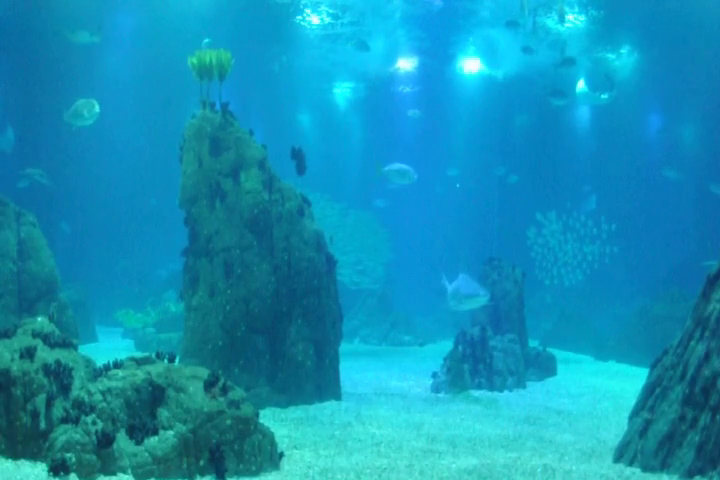
#> input picture frame 22 of src/fishes-web-app/src/videos/interesting-moment-example.mp4, 720 x 480 px, given in place of feeding-v2.mp4, which was not available
$ python optical_flow.py   (older library calls are emulated)
#> lines starting #> are read from the running program, lines starting #| are printed output that depends on the picture; pictures that were not available may be replaced by others from this repository, and a replacement may not be noted
import itertools

import cv2
import matplotlib.pyplot as plt
import numpy as np
import seaborn

from trajectory_features.trajectory_feature_extraction import TrajectoryFeatureExtraction, exponential_weights
from feeding.utils import ErrorTracker, extract_feeding_warnings, _get_predicted_class, _get_true_class


def define_optical_points(region, nr_points):
    # grid coordinates
    x_values = np.linspace(region[0][0], region[0][1], nr_points[0] + 2)[1:-1]
    y_values = np.linspace(region[1][0], region[1][1], nr_points[1] + 2)[1:-1]

    # put in the right shape
    points_coords = [[[x, y]] for x in x_values for y in y_values]
    return np.array(points_coords).astype(np.float32)


def calculate_motion_vectors(frame1, frame2, coordinates, resolution):
    # resize
    frame1_resized = cv2.resize(frame1, resolution)
    frame2_resized = cv2.resize(frame2, resolution)

    # gray frames
    frame1_gray = cv2.cvtColor(frame1_resized, cv2.COLOR_BGR2GRAY)
    frame2_gray = cv2.cvtColor(frame2_resized, cv2.COLOR_BGR2GRAY)

    # optical flow
    predicted_points, found, err = cv2.calcOpticalFlowPyrLK(frame1_gray, frame2_gray,
                                                            coordinates, None)

    # calculate motion vectors
    vectors = np.zeros((len(coordinates), 2))
    for i in range(len(coordinates)):
        if found[i] == 1:
            p0 = coordinates[i]
            p1 = predicted_points[i]
            vectors[i] = p1 - p0
        else:
            vectors[i] = [np.nan, np.nan]

    return vectors, found


def calculate_average_magnitude(vectors):
    # calculate magnitudes of each vector
    magnitudes = np.linalg.norm(vectors, axis=1)
    magnitudes_rmv_nans = magnitudes[np.logical_not(np.isnan(magnitudes))]
    return magnitudes, np.average(magnitudes_rmv_nans)


# [17 lines left out: function draw_vectors_frame, not called in this run]


def average_magnitude_timeseries(video_capture, region, nr_points, resolution):
    # initial state
#> called with nr_points = (30, 15), resolution = (1280, 720)
    total_frames = int(video_capture.get(cv2.CAP_PROP_FRAME_COUNT))
    optical_points = define_optical_points(region, nr_points)
    _, previous_frame = video_capture.read()
#> previous_frame is the input picture: shape (480, 720, 3); mean B, G, R 182.6, 146.9, 17.6
    time_series = np.empty((total_frames-1,))

    # process video
    for i in itertools.count():
        print("processing frame ", i)
        # read frame
        _, current_frame = video_capture.read()
        if current_frame is None:
            break

        # optical flow
        vectors, _ = calculate_motion_vectors(previous_frame, current_frame,
                                              optical_points, resolution)
        _, average_magnitude = calculate_average_magnitude(vectors)

        # update status
        time_series[i] = average_magnitude
        previous_frame = current_frame
#> this loop made 30 passes
#> average_magnitude on passes 1 to 12: 2.02, 2.05, 2.43, 1.84, 2.1, 2.32, 3.97, 2.59, 2.04, 1.63, 2.95, 1.91
#> pass 1, in calculate_motion_vectors, `frame1_resized = cv2.resize(frame1, resolution)`:
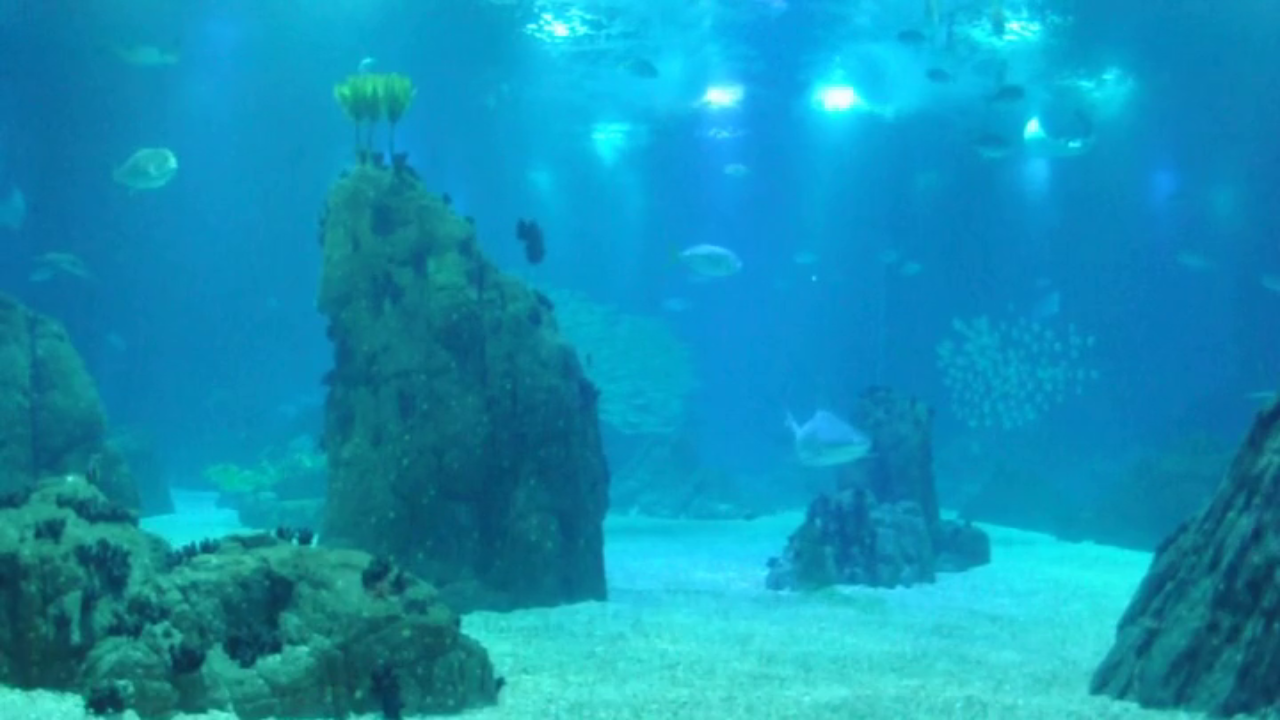
#> frame1_resized: shape (720, 1280, 3); mean B, G, R 182.5, 146.9, 17.5
#> pass 1, in calculate_motion_vectors, `frame1_gray = cv2.cvtColor(frame1_resized, cv2.COLOR_BGR2GRAY)`:
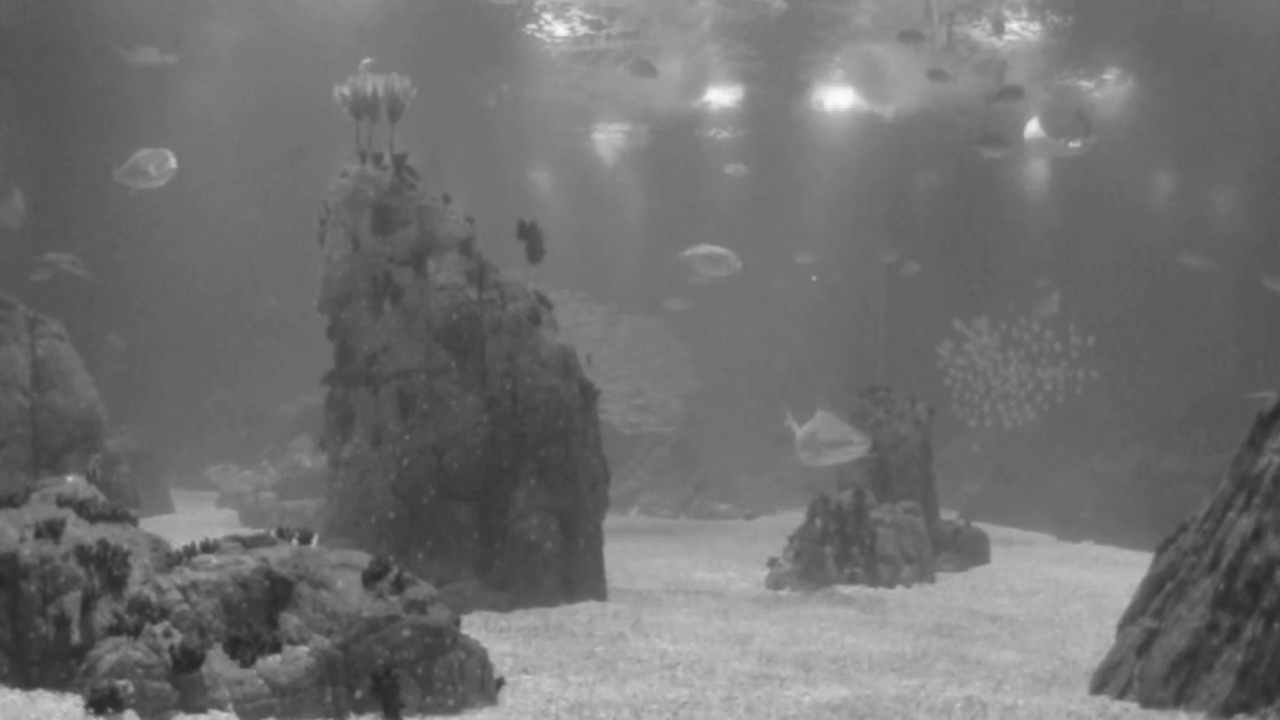
#> frame1_gray: shape (720, 1280); min 37, max 251, mean 112.2
#> after the loop:
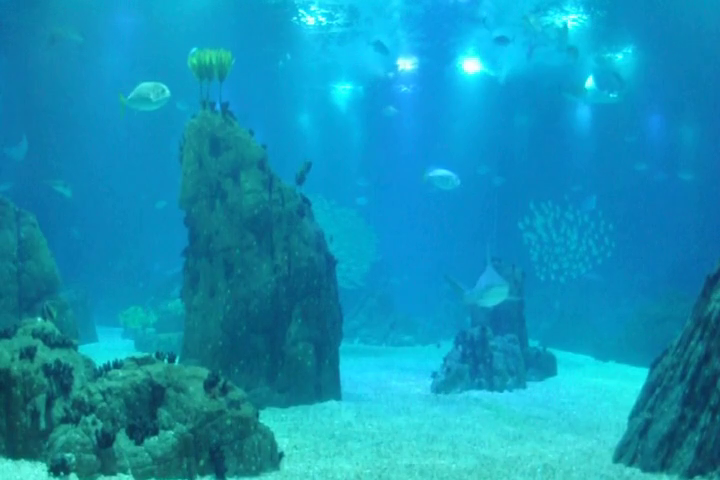
#> previous_frame: shape (480, 720, 3); mean B, G, R 183.2, 147.7, 18
#> after the loop, time_series = 223 values, max 4.8 at index 17, min 0 at index 140, mean 0.323

    return time_series


# [129 lines left out: functions plot_magnitudes_histogram, plot_magnitudes_time_series, optical_flow_video, evaluate_optical_flow, two_frames_test, not called in this run]


# region imperative/tests code
def time_series_test(resolution, region):
    # settings
    video_capture = cv2.VideoCapture("resources/videos/feeding-v2.mp4")
    nr_points = (30, 15)

    # time series
    magnitudes_time_series = average_magnitude_timeseries(video_capture, region,
                                                          nr_points, resolution)
    plot_magnitudes_time_series(
        magnitudes_time_series, smooth=True)
    plt.show()


# [45 lines left out: functions optical_flow_video_test, optical_flow_evaluation_test, not called in this run]
# endregion


def main():
    # two_frames_test((1280, 720), [(0, 1280), (0, 720)])
    # two_frames_test((1280, 720), [(0, 1280), (290, 720)])
    time_series_test((1280, 720), [(0, 1280), (0, 720)])
    # [4 lines of commented-out code are left out]


if __name__ == "__main__":
    main()

$ run again, starting later in the video
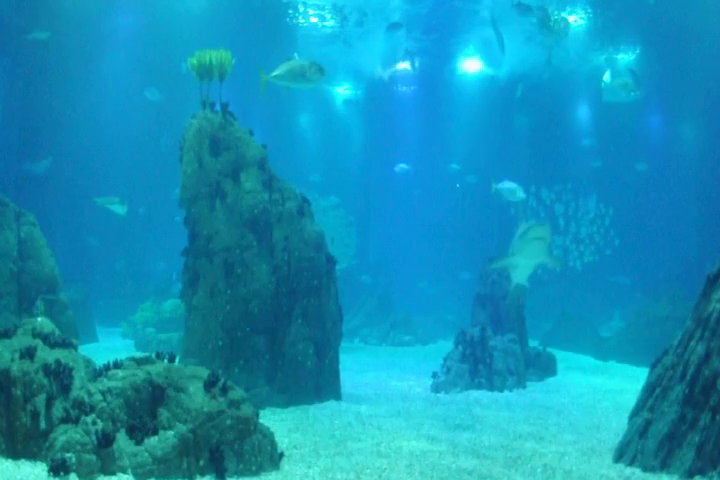
#> input picture frame 100 of src/fishes-web-app/src/videos/interesting-moment-example.mp4, 720 x 480 px, given in place of feeding-v2.mp4, which was not available
#> in average_magnitude_timeseries, previous_frame is the input picture: shape (480, 720, 3); mean B, G, R 182.6, 146.9, 17.9
#> the loop in average_magnitude_timeseries, `for i in itertools.count():` made 30 passes
#> average_magnitude on passes 1 to 8: 2.16, 1.83, 1.55, 1.46, 1.97, 1.95, 2.77, 1.85
#> pass 1, in calculate_motion_vectors, `frame1_gray = cv2.cvtColor(frame1_resized, cv2.COLOR_BGR2GRAY)`:
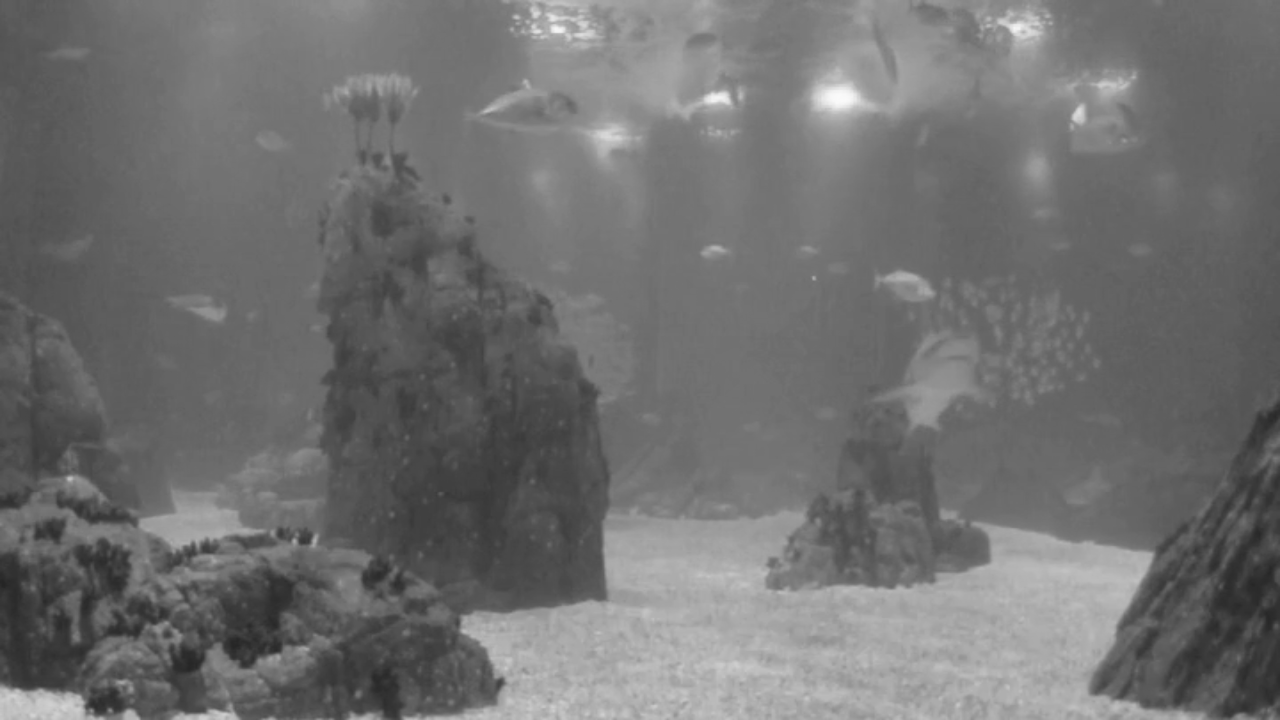
#> frame1_gray: shape (720, 1280); min 37, max 250, mean 112.3
#> after the loop in average_magnitude_timeseries, `for i in itertools.count():`:
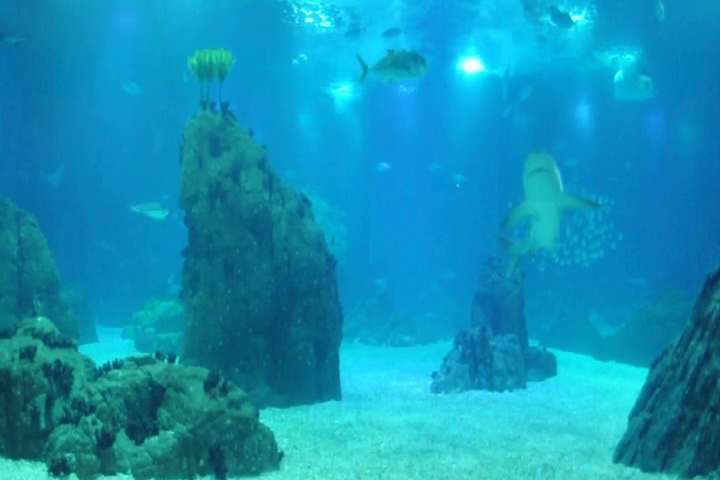
#> previous_frame: shape (480, 720, 3); mean B, G, R 181.5, 146.2, 17.2
#> after the loop in average_magnitude_timeseries, `for i in itertools.count():`: time_series = 223 values, max 4.64 at index 21, min 0 at index 29, mean 0.32

$ run again, starting later in the video
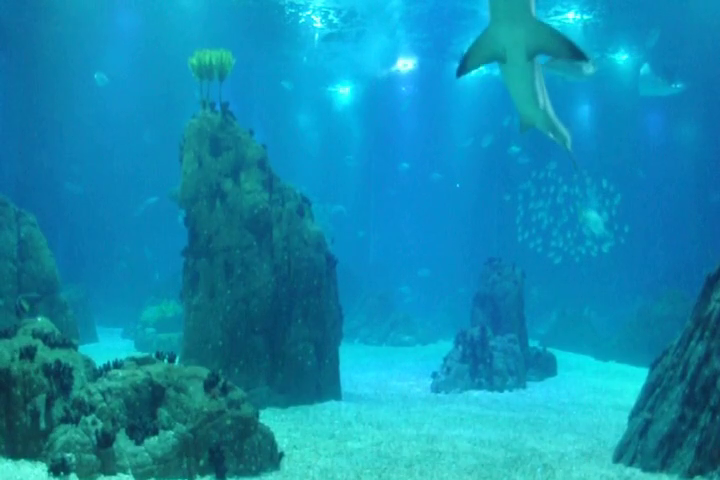
#> input picture frame 179 of src/fishes-web-app/src/videos/interesting-moment-example.mp4, 720 x 480 px, given in place of feeding-v2.mp4, which was not available
#> in average_magnitude_timeseries, previous_frame is the input picture: shape (480, 720, 3); mean B, G, R 176.4, 141.3, 17.2
#> the loop in average_magnitude_timeseries, `for i in itertools.count():` made 30 passes
#> average_magnitude on passes 1 to 8: 2.26, 2.7, 3.3, 2.2, 2.1, 2.47, 4.18, 13.39
#> pass 1, in calculate_motion_vectors, `frame1_gray = cv2.cvtColor(frame1_resized, cv2.COLOR_BGR2GRAY)`:
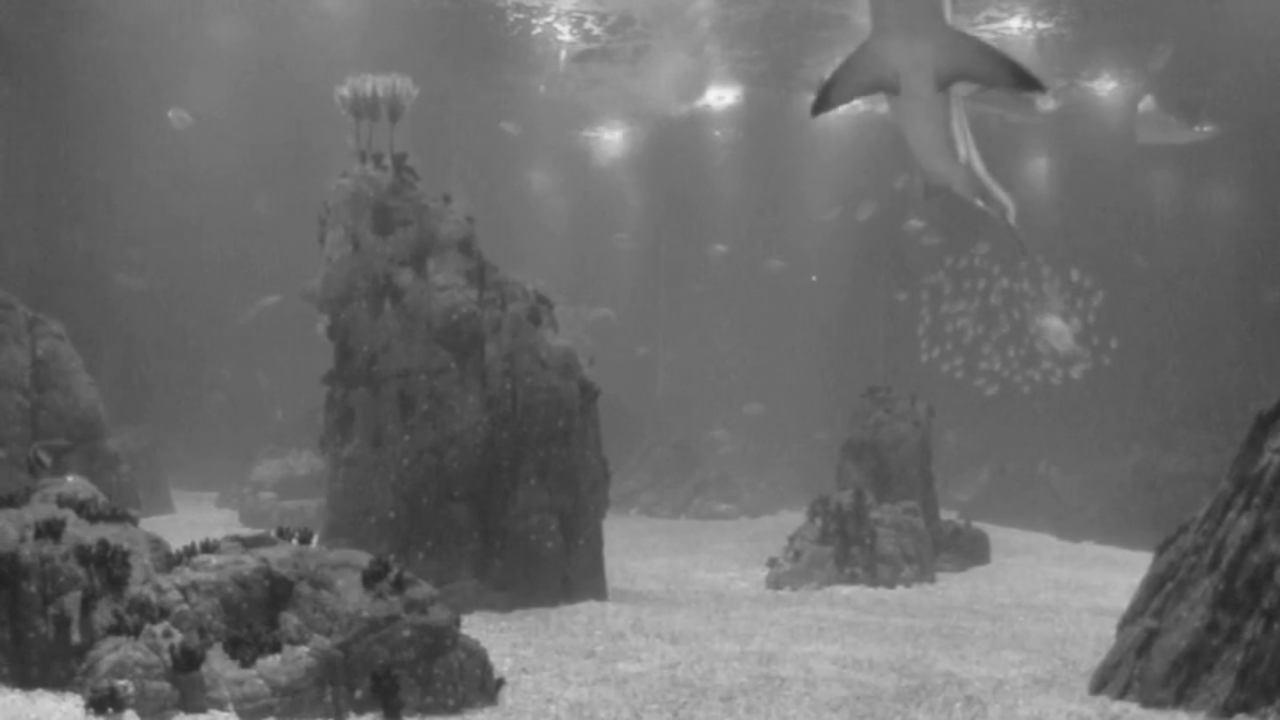
#> frame1_gray: shape (720, 1280); min 33, max 245, mean 108
#> after the loop in average_magnitude_timeseries, `for i in itertools.count():`:
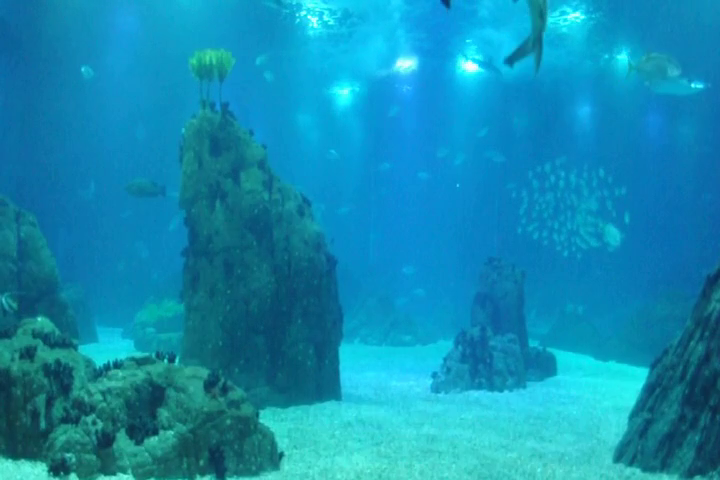
#> previous_frame: shape (480, 720, 3); mean B, G, R 178.1, 141.9, 17
#> after the loop in average_magnitude_timeseries, `for i in itertools.count():`: time_series = 223 values, max 13.39 at index 7, min 0 at index 29, mean 0.419
